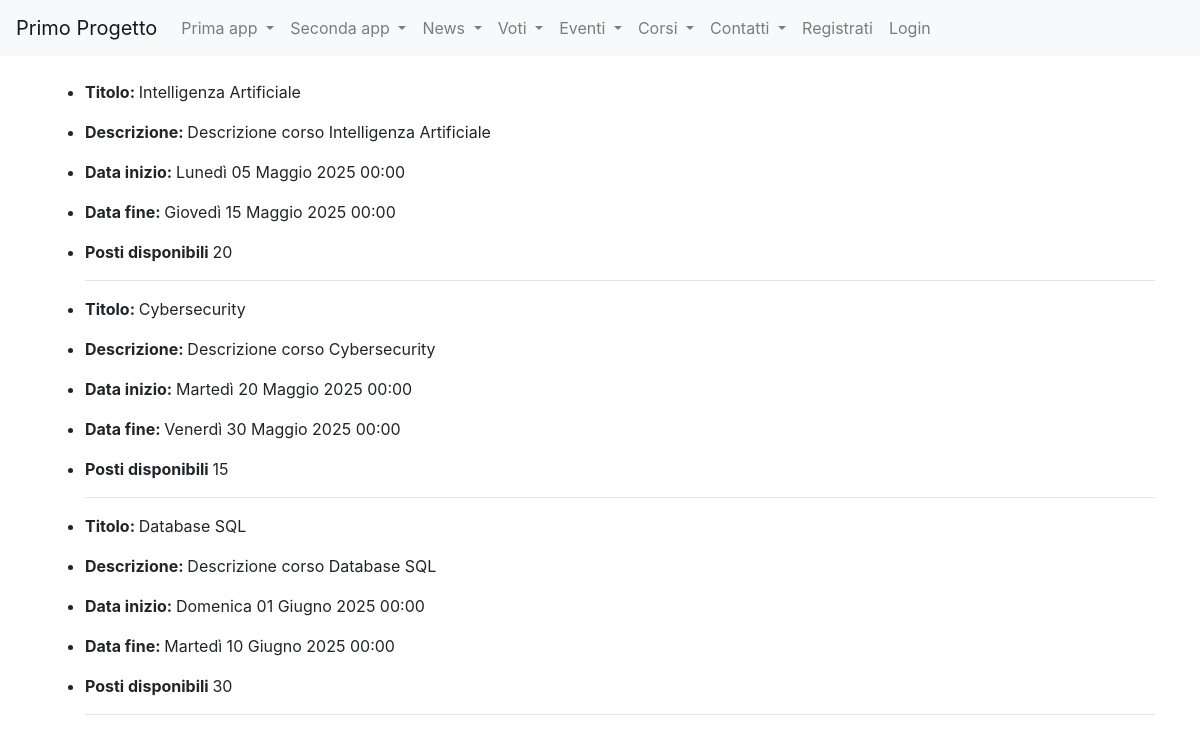
The page /corsi_formazione/viewC1/ on the database its author committed.
### corsi_formazione/models.py (models this page shows, shortened)
class Corso(models.Model):
    titolo=models.CharField(max_length=50)
    descrizione=models.TextField()
    data_inizio=models.DateTimeField(default=datetime.now())
    data_fine=models.DateTimeField(default=datetime.now())
    posti_disponibili=models.IntegerField(default=0)
    class Meta:
        verbose_name="Corso"
        verbose_name_plural="Corsi"

### corsi_formazione/views.py (the view)
# urls.py: path("viewC1/", viewC1.as_view(), name="viewC1"),
class viewC1(ListView): #con l' utilizzo dela classe ListView prende i corsi iniziati dopo la data riportata
    model = Corso
    template_name = "viewC1.html"
    def get_context_data(self, **kwargs):
        context=super().get_context_data(**kwargs)
        context["corsi"] = Corso.objects.filter(data_inizio__gt=(datetime.date(2025,5,1)))
        return context

### corsi_formazione/templates/viewC1.html (shortened to what this page needs)
{% extends "base.html" %}
{% block content %}
<ul>
    {% for corso in corsi %}
        <li><p><strong>Titolo: </strong>{{corso.titolo}}</p></li>
        <li><p><strong>Descrizione: </strong>{{corso.descrizione}}</p></li>
        <li><p><strong>Data inizio: </strong>{{corso.data_inizio}}</p></li>
        <li><p><strong>Data fine: </strong>{{corso.data_fine}}</p></li>
        <li><p><strong>Posti disponibili </strong>{{corso.posti_disponibili}}</p></li>
        <hr>
    {% endfor %}
</ul>
{% endblock content %}

### rows shown on the page
Corso: titolo "Intelligenza Artificiale", descrizione "Descrizione corso Intelligenza Artificiale", data_inizio "Lunedì 05 Maggio 2025 00:00", data_fine "Giovedì 15 Maggio 2025 00:00", posti_disponibili "20"
Corso: titolo "Cybersecurity", descrizione "Descrizione corso Cybersecurity", data_inizio "Martedì 20 Maggio 2025 00:00", data_fine "Venerdì 30 Maggio 2025 00:00", posti_disponibili "15"
Corso: titolo "Database SQL", descrizione "Descrizione corso Database SQL", data_inizio "Domenica 01 Giugno 2025 00:00", data_fine "Martedì 10 Giugno 2025 00:00", posti_disponibili "30"
